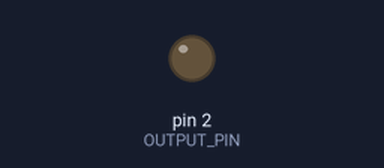
Bench run of a sketch on a simulated Arduino Uno, built with avr-gcc and run on an emulated ATmega328P. Shown: output pins drawn as LEDs (lit = HIGH).

Above: at 0.2 s.
At 6.05 s:
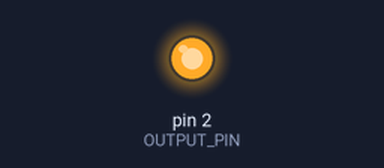
Timing chart, 0 to 40.0 s (numbered marks = the images above):
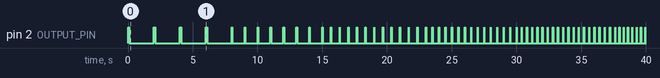

The sketch:

sensorSimulator.ino
```cpp
/**
 * A simple PWM/signal generator that permits setting of the frequency
 * in Herz and the pulse width (duty cycle). It uses a bit banging method
 * to generate the signal. This sketch can also be used to generate a PWM
 * signal on any digital pin.
 *
 * Author: Mario Gianota July 2020
 */
#define OUTPUT_PIN 2    // PWM/Signal output pin
#define DUTY_CYCLE 5.0  // Duty cycle (pulse width) percentage

#define STEP_MILLISECONDS 7500
#define STEP_SIZE 0.5
#define STEP_MAX 10

void setup() {
  pinMode(OUTPUT_PIN, OUTPUT);
}

void writeFrequency(float frequency) {  // Frequency in Herz
  // Calculate the period and the amount of time the output is on for (HIGH) and
  // off for (LOW).
  double period = 1000000 / frequency;
  double offFor = period - (period * (DUTY_CYCLE / 100));
  double onFor = period - offFor;

  if (period > 16383) {
    // If the period is greater than 16383 then use the millisecond timer delay,
    // otherwise use the microsecond timer delay. Currently, the largest value that
    // will produce an accurate delay for the microsecond timer is 16383.

    digitalWrite(OUTPUT_PIN, HIGH);
    delay((long)onFor / 1000);

    digitalWrite(OUTPUT_PIN, LOW);
    delay((long)offFor / 1000);
  } else {
    digitalWrite(OUTPUT_PIN, HIGH);
    delayMicroseconds((long)onFor);

    digitalWrite(OUTPUT_PIN, LOW);
    delayMicroseconds((long)offFor);
  }
}

void loop() {
  writeFrequency(((float)(((millis() / STEP_MILLISECONDS) % (byte)(STEP_MAX / STEP_SIZE)) + 1) * STEP_SIZE));
}
```

Measured:
- by itself, pin 2 (OUTPUT_PIN): LOW → HIGH at 0.00 s, → LOW 0.10 s later, → HIGH 1.9 s later, → LOW 0.10 s later, … (128 changes in this stretch)
